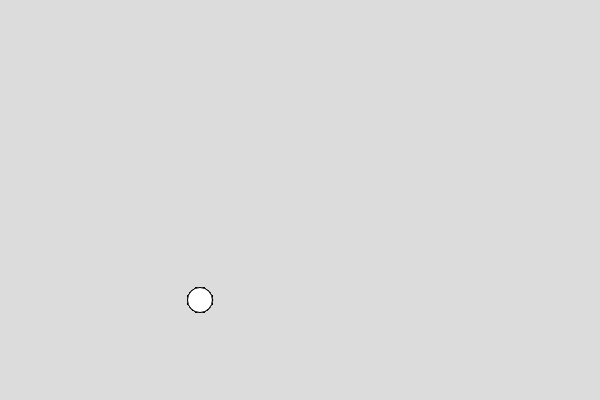
Frame 1 (no input)
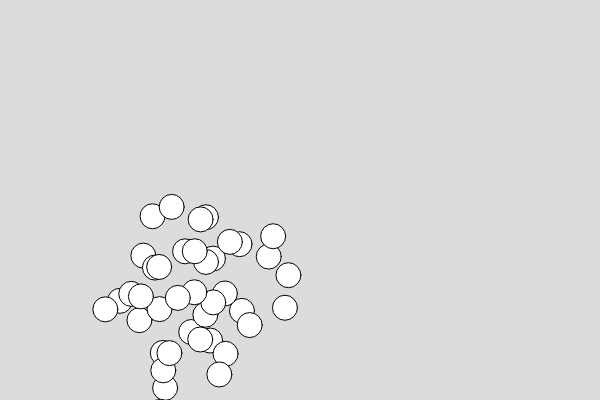
Frame 60 (no input)
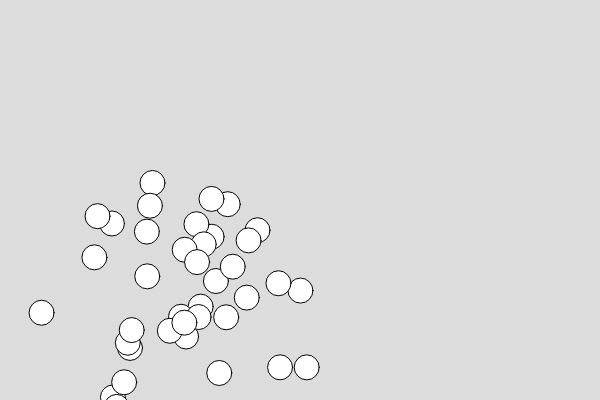
Frame 120 (the mouse pressed at the canvas centre since frame 60)

The p5.js sketch that drew these frames (run headless with seeded random() and noise() and a simulated clock; from frame 60 on, the mouse is pressed at the canvas centre):

// p5.js sketch
// ── sketch.js

class Boble{
  constructor(){
    this.x = 200,
    this.y = 300,
    this.radius = 25
  };

  tegn(){
    circle(this.x, this.y, this.radius);
  };

  beveg(){
    this.x = this.x + random(-10, 10);
    this.y = this.y + random(-10, 10);
  }
}

let bobler = [];

function setup() {
  createCanvas(600, 400);
  for (let i = 0; i < 40; i++) {
  bobler[i] = new Boble();
  }
}

function draw() {
  background(220);
  for (let i = 0; i < 40; i++) {
  bobler[i].tegn();
  bobler[i].beveg();
  }
}
